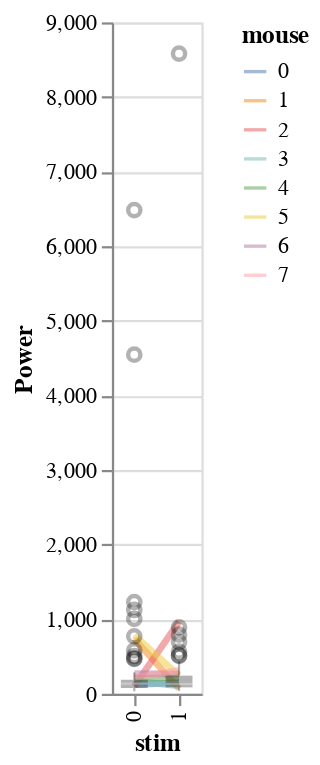

Write notebook code for a chart like this one.
### Code cell
reload(visualization)
visualization.plot_data(df=df,x='stim',y='Power',color='mouse')

### Figure 1 — Vega-Lite specification as saved in the notebook (floating-point values rounded to 4 significant figures; data arrays with more than 128 entries replaced by an {"elided": "..."} marker saying what was removed)
{"config": {"view": {"continuousWidth": 400, "continuousHeight": 300}}, "layer": [{"mark": {"type": "line", "fill": null, "opacity": 0.5, "size": 3}, "encoding": {"color": {"type": "nominal", "field": "mouse"}, "x": {"type": "ordinal", "field": "stim"}, "y": {"type": "quantitative", "aggregate": "mean", "field": "Power", "scale": {"zero": false}}}}, {"mark": {"type": "boxplot", "color": "black", "opacity": 0.3, "size": 12}, "encoding": {"x": {"type": "ordinal", "field": "stim"}, "y": {"type": "quantitative", "field": "Power", "scale": {"zero": false}}}}], "data": {"name": "data-870b71dff79683270b5c5614072f80f6"}, "$schema": "https://vega.github.io/schema/vega-lite/v4.8.1.json", "datasets": {"data-870b71dff79683270b5c5614072f80f6": {"elided": "160 records"}}}
